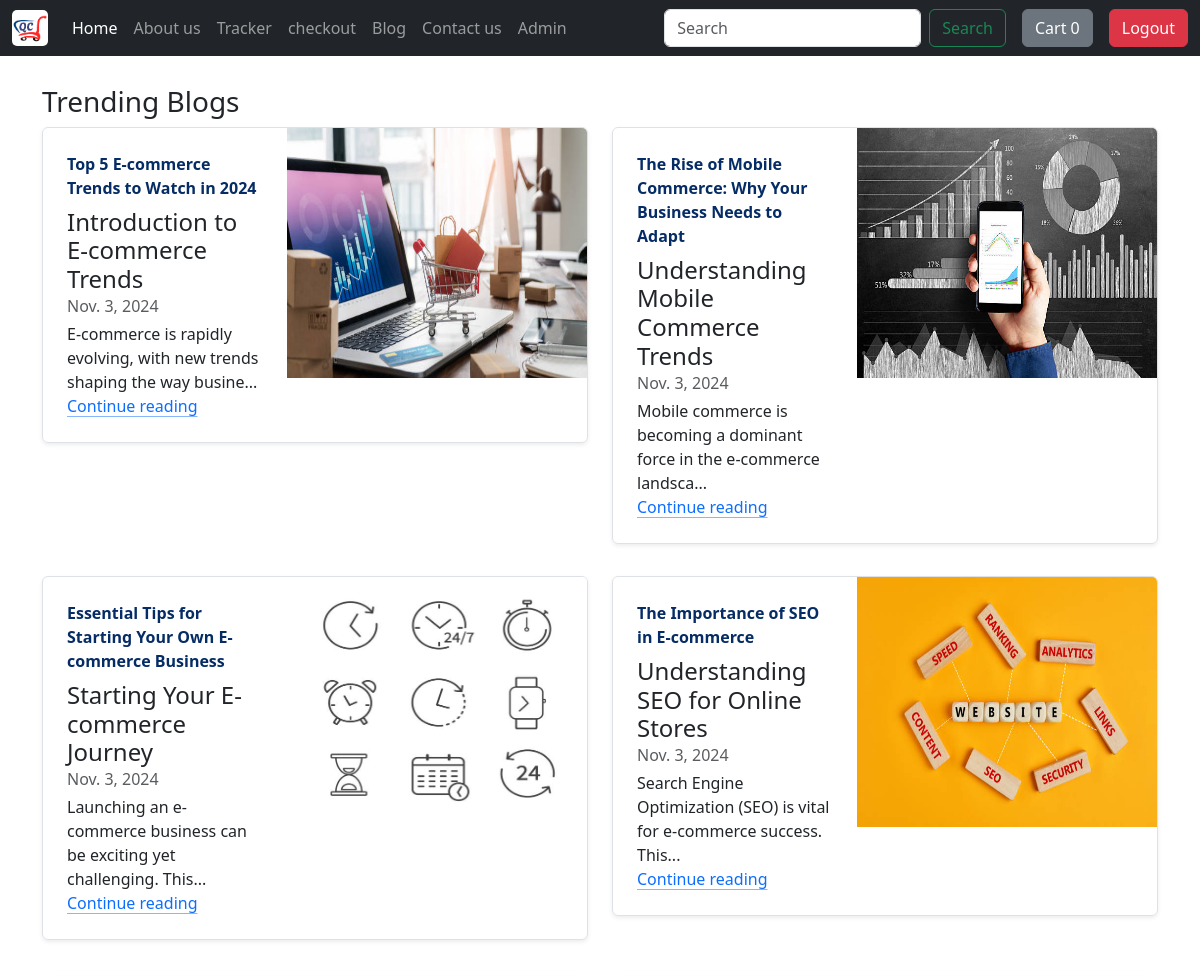
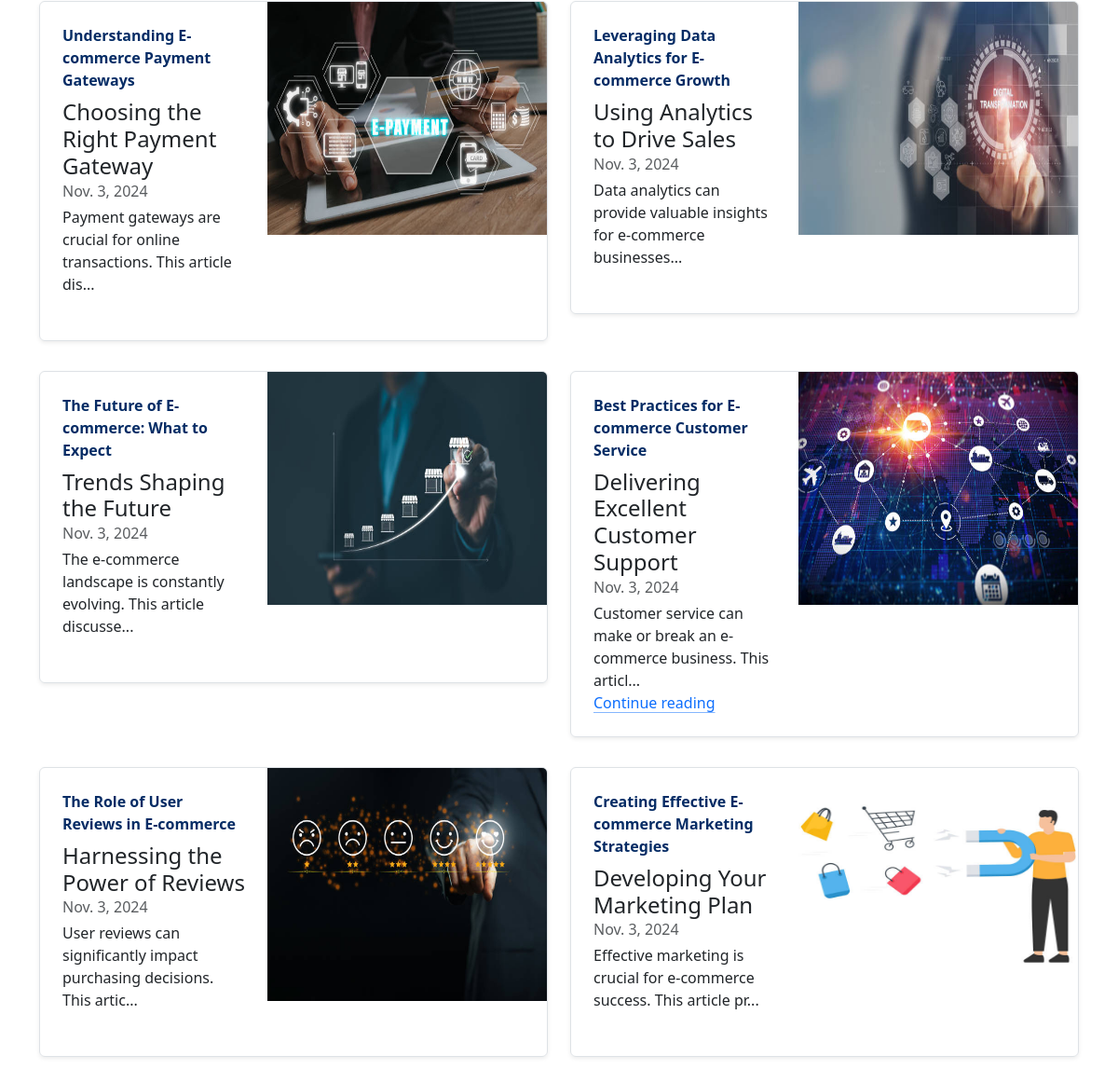
Page /blog/ (signed in) on the committed database (2 pictures, top to bottom).
### shop/models.py (models this page shows, shortened)
class Blog(models.Model):
    post_id = models.AutoField(primary_key=True)
    title = models.CharField(max_length=150)
    author = models.CharField(max_length=150)
    head0 = models.CharField(max_length=200, default='')
    chead0 = models.TextField(default='')
    head1 = models.CharField(max_length=200, default='')
    chead1 = models.TextField(default='')
    head2 = models.CharField(max_length=200, default='')
    chead2 = models.TextField(default='')
    pub_date = models.DateField()
    thumbnail = models.ImageField(upload_to = 'blog/images', default='')

### shop/middlewares.py (the view)
    def wrapped_view(request, *args, **kwargs):
        if request.user.is_authenticated == False:
            return redirect('login')
        return view_function(request, *args, **kwargs)

### shop/views.py (called while the page is built)
@auth
def blog(request):
    myblogs = Blog.objects.all()
    return render(request, 'blog/blog.html', {'myblogs' : myblogs})

### shop/templates/blog/blog.html (shortened to what this page needs)
{% extends 'shop/basic.html' %}
{% block body %}
<div class="container blog-container">
    <div class="row mb-2">
        <h3>Trending Blogs</h3>
        {% for blog in myblogs %}
        <div class="col-md-6">
            <div class="row g-0 border rounded overflow-hidden flex-md-row mb-4 shadow-sm h-md-250 position-relative">
                <div class="col p-4 d-flex flex-column position-static">
                    <strong class="d-inline-block mb-2 text-primary-emphasis">{{blog.title}}</strong>
                    <h4 class="mb-0">{{blog.head0}}</h4>
                    <div class="mb-1 text-body-secondary">{{blog.pub_date}}</div>
                    <p class="card-text mb-auto">{{blog.chead0|slice:'0:70'}}...</p>
                    <a href="/blogpost/{{blog.post_id}}" class="icon-link gap-1 icon-link-hover stretched-link">
                        Continue reading
                        <svg class="bi">
                            <use xlink:href="#chevron-right"></use>
                        </svg>
                    </a>
                </div>
                <div class="col-auto d-none d-lg-block">
                    <img src="/media/{{ blog.thumbnail }}" class="bd-placeholder-img" width="300" height="250" alt="Thumbnail" />
                </div>
            </div>
            {% if forloop.counter|divisibleby:2 %}
        </div>
    <div class="row mb-2">
    {% endif %}
        </div>
    {% endfor %}
</div>
{% endblock %}

### shop/templates/blog/blog.html (style rules this page uses)
.blog-container { margin-top: 85px; }

### rows in the picture
Blog: title "Top 5 E-commerce Trends to Watch in 2024", head0 "Introduction to E-commerce Trends", pub_date "Nov. 3, 2024", chead0 "E-commerce is rapidly evolving, with new trends shaping the way busine", thumbnail (picture)
Blog: title "The Rise of Mobile Commerce: Why Your Business Needs to Adapt", head0 "Understanding Mobile Commerce Trends", pub_date "Nov. 3, 2024", chead0 "Mobile commerce is becoming a dominant force in the e-commerce landsca", thumbnail (picture)
Blog: title "Essential Tips for Starting Your Own E-commerce Business", head0 "Starting Your E-commerce Journey", pub_date "Nov. 3, 2024", chead0 "Launching an e-commerce business can be exciting yet challenging. This", thumbnail (picture)
Blog: title "The Importance of SEO in E-commerce", head0 "Understanding SEO for Online Stores", pub_date "Nov. 3, 2024", chead0 "Search Engine Optimization (SEO) is vital for e-commerce success. This", thumbnail (picture)
Blog: title "Understanding E-commerce Payment Gateways", head0 "Choosing the Right Payment Gateway", pub_date "Nov. 3, 2024", chead0 "Payment gateways are crucial for online transactions. This article dis", thumbnail (picture)
Blog: title "Leveraging Data Analytics for E-commerce Growth", head0 "Using Analytics to Drive Sales", pub_date "Nov. 3, 2024", chead0 "Data analytics can provide valuable insights for e-commerce businesses", thumbnail (picture)
Blog: title "The Future of E-commerce: What to Expect", head0 "Trends Shaping the Future", pub_date "Nov. 3, 2024", chead0 "The e-commerce landscape is constantly evolving. This article discusse", thumbnail (picture)
Blog: title "Best Practices for E-commerce Customer Service", head0 "Delivering Excellent Customer Support", pub_date "Nov. 3, 2024", chead0 "Customer service can make or break an e-commerce business. This articl", thumbnail (picture)
Blog: title "The Role of User Reviews in E-commerce", head0 "Harnessing the Power of Reviews", pub_date "Nov. 3, 2024", chead0 "User reviews can significantly impact purchasing decisions. This artic", thumbnail (picture)
Blog: title "Creating Effective E-commerce Marketing Strategies", head0 "Developing Your Marketing Plan", pub_date "Nov. 3, 2024", chead0 "Effective marketing is crucial for e-commerce success. This article pr", thumbnail (picture)
